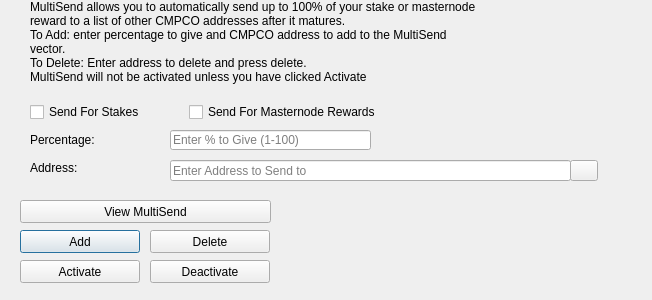
<?xml version="1.0" encoding="UTF-8"?>
<ui version="4.0">
 <class>MultiSendDialog</class>
 <widget class="QDialog" name="MultiSendDialog">
  <property name="windowModality">
   <enum>Qt::NonModal</enum>
  </property>
  <property name="geometry">
   <rect>
    <x>0</x>
    <y>0</y>
    <width>652</width>
    <height>300</height>
   </rect>
  </property>
  <property name="windowTitle">
   <string>MultiSend</string>
  </property>
  <widget class="QLineEdit" name="multiSendPercentEdit">
   <property name="geometry">
    <rect>
     <x>170</x>
     <y>130</y>
     <width>201</width>
     <height>20</height>
    </rect>
   </property>
   <property name="toolTip">
    <string>Enter whole numbers 1 - 100</string>
   </property>
   <property name="placeholderText">
    <string>Enter % to Give (1-100)</string>
   </property>
  </widget>
  <widget class="QLineEdit" name="multiSendAddressEdit">
   <property name="geometry">
    <rect>
     <x>170</x>
     <y>160</y>
     <width>401</width>
     <height>21</height>
    </rect>
   </property>
   <property name="toolTip">
    <string/>
   </property>
   <property name="placeholderText">
    <string>Enter Address to Send to</string>
   </property>
  </widget>
  <widget class="QLabel" name="label_2">
   <property name="geometry">
    <rect>
     <x>30</x>
     <y>0</y>
     <width>451</width>
     <height>121</height>
    </rect>
   </property>
   <property name="lineWidth">
    <number>1</number>
   </property>
   <property name="text">
    <string>MultiSend allows you to automatically send up to 100% of your stake or masternode reward to a list of other CMPCO addresses after it matures.
To Add: enter percentage to give and CMPCO address to add to the MultiSend vector.
To Delete: Enter address to delete and press delete.
MultiSend will not be activated unless you have clicked Activate</string>
   </property>
   <property name="alignment">
    <set>Qt::AlignLeading|Qt::AlignLeft|Qt::AlignTop</set>
   </property>
   <property name="wordWrap">
    <bool>true</bool>
   </property>
  </widget>
  <widget class="QLabel" name="message">
   <property name="geometry">
    <rect>
     <x>290</x>
     <y>200</y>
     <width>351</width>
     <height>91</height>
    </rect>
   </property>
   <property name="text">
    <string/>
   </property>
  </widget>
  <widget class="QPushButton" name="addButton">
   <property name="geometry">
    <rect>
     <x>20</x>
     <y>230</y>
     <width>120</width>
     <height>23</height>
    </rect>
   </property>
   <property name="toolTip">
    <string/>
   </property>
   <property name="statusTip">
    <string>Add to MultiSend Vector</string>
   </property>
   <property name="text">
    <string>Add</string>
   </property>
  </widget>
  <widget class="QPushButton" name="disableButton">
   <property name="geometry">
    <rect>
     <x>150</x>
     <y>260</y>
     <width>120</width>
     <height>23</height>
    </rect>
   </property>
   <property name="statusTip">
    <string>Deactivate MultiSend</string>
   </property>
   <property name="text">
    <string>Deactivate</string>
   </property>
  </widget>
  <widget class="QPushButton" name="addressBookButton">
   <property name="geometry">
    <rect>
     <x>570</x>
     <y>160</y>
     <width>28</width>
     <height>21</height>
    </rect>
   </property>
   <property name="toolTip">
    <string>Choose an address from the address book</string>
   </property>
   <property name="text">
    <string/>
   </property>
   <property name="icon">
    <iconset resource="../cmpco.qrc">
     <normaloff>:/icons/address-book</normaloff>:/icons/address-book</iconset>
   </property>
   <property name="shortcut">
    <string>Alt+A</string>
   </property>
   <property name="autoDefault">
    <bool>false</bool>
   </property>
  </widget>
  <widget class="QLabel" name="label">
   <property name="geometry">
    <rect>
     <x>30</x>
     <y>130</y>
     <width>121</width>
     <height>20</height>
    </rect>
   </property>
   <property name="toolTip">
    <string>Percentage of stake to send</string>
   </property>
   <property name="text">
    <string>Percentage:</string>
   </property>
  </widget>
  <widget class="QLabel" name="label_5">
   <property name="geometry">
    <rect>
     <x>30</x>
     <y>160</y>
     <width>111</width>
     <height>16</height>
    </rect>
   </property>
   <property name="toolTip">
    <string>Address to send portion of stake to</string>
   </property>
   <property name="text">
    <string>Address:</string>
   </property>
  </widget>
  <widget class="QPushButton" name="deleteButton">
   <property name="geometry">
    <rect>
     <x>150</x>
     <y>230</y>
     <width>120</width>
     <height>23</height>
    </rect>
   </property>
   <property name="toolTip">
    <string/>
   </property>
   <property name="statusTip">
    <string>Delete Address From MultiSend Vector</string>
   </property>
   <property name="text">
    <string>Delete</string>
   </property>
  </widget>
  <widget class="QPushButton" name="activateButton">
   <property name="geometry">
    <rect>
     <x>20</x>
     <y>260</y>
     <width>120</width>
     <height>23</height>
    </rect>
   </property>
   <property name="statusTip">
    <string>Activate MultiSend</string>
   </property>
   <property name="text">
    <string>Activate</string>
   </property>
  </widget>
  <widget class="QPushButton" name="viewButton">
   <property name="geometry">
    <rect>
     <x>20</x>
     <y>200</y>
     <width>251</width>
     <height>23</height>
    </rect>
   </property>
   <property name="toolTip">
    <string/>
   </property>
   <property name="statusTip">
    <string>View MultiSend Vector</string>
   </property>
   <property name="text">
    <string>View MultiSend</string>
   </property>
  </widget>
  <widget class="QWidget" name="horizontalLayoutWidget">
   <property name="geometry">
    <rect>
     <x>30</x>
     <y>100</y>
     <width>351</width>
     <height>24</height>
    </rect>
   </property>
   <layout class="QHBoxLayout" name="horizontalLayout">
    <item>
     <widget class="QCheckBox" name="multiSendStakeCheckBox">
      <property name="text">
       <string>Send For Stakes</string>
      </property>
     </widget>
    </item>
    <item>
     <widget class="QCheckBox" name="multiSendMasternodeCheckBox">
      <property name="text">
       <string>Send For Masternode Rewards</string>
      </property>
     </widget>
    </item>
   </layout>
  </widget>
 </widget>
 <resources>
  <include location="../cmpco.qrc"/>
 </resources>
 <connections/>
</ui>
